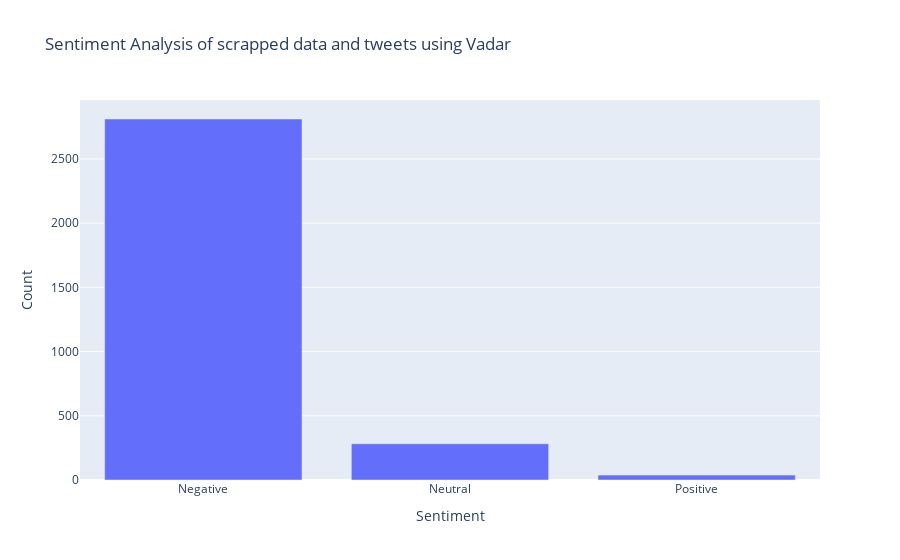

Notebook source saved alongside this figure:
### Code cell
# d={'Sentiment':['Negative','Neutral','Positive'],'Count':[negative,neutral,positive]}
# type(d)
# df_plot=pd.DataFrame(d)
# df_plot
# #plot df_plot using plotly
# fig = px.bar(df_plot, x='Sentiment', y='Count', title='Sentiment Analysis of scrapped data and tweets using Vadar')
# fig

### Figure 1 — Plotly figure (JSON) as saved in the notebook; plotly's stock layout.template omitted (floating-point values rounded to 4 significant figures)
{"data": [{"alignmentgroup": "True", "hovertemplate": "Sentiment=%{x}<br>Count=%{y}<extra></extra>", "legendgroup": "", "marker": {"color": "#636efa"}, "name": "", "offsetgroup": "", "orientation": "v", "showlegend": false, "textposition": "auto", "type": "bar", "x": ["Negative", "Neutral", "Positive"], "xaxis": "x", "y": [2811, 282, 38], "yaxis": "y"}], "layout": {"barmode": "relative", "legend": {"tracegroupgap": 0}, "title": {"text": "Sentiment Analysis of scrapped data and tweets using Vadar"}, "xaxis": {"anchor": "y", "domain": [0, 1], "title": {"text": "Sentiment"}}, "yaxis": {"anchor": "x", "domain": [0, 1], "title": {"text": "Count"}}}}
